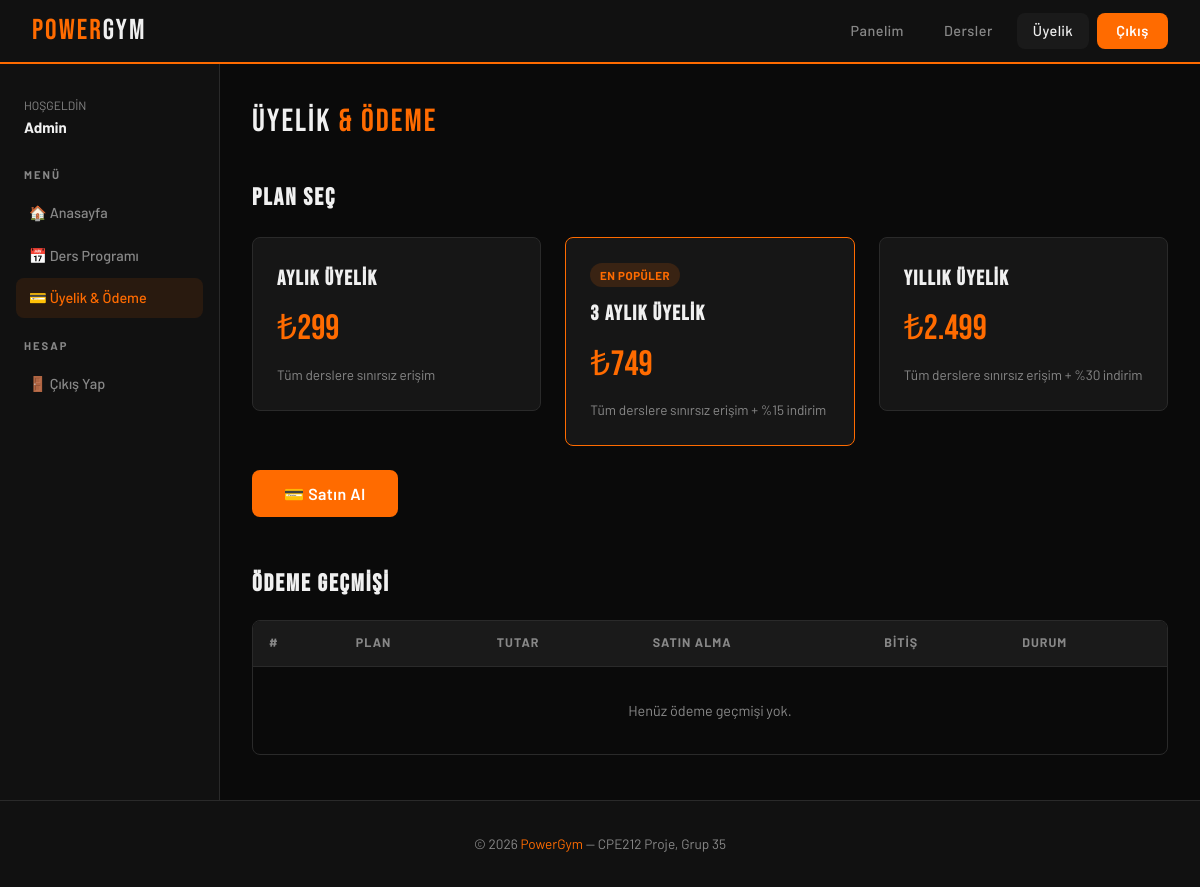
The page /member/payment.php (signed in) on the database its author committed.
### tables this page shows
CREATE TABLE memberships (
    membership_id   INT AUTO_INCREMENT PRIMARY KEY,
    name            VARCHAR(100) NOT NULL,        
    duration_days   INT NOT NULL,
    price           DECIMAL(10,2) NOT NULL,
    description     TEXT
);

### member/payment.php (the view, shortened to what this page needs)
<?php
require_once '../db/connection.php';
$user_id = $_SESSION['user_id'];
$plans = [];
$r = mysqli_query($conn, "SELECT * FROM memberships ORDER BY price ASC");
while ($row = mysqli_fetch_assoc($r)) $plans[] = $row;
$history = mysqli_query($conn, "
    SELECT p.*, m.name AS plan_name
    FROM payments p
    JOIN memberships m ON p.membership_id = m.membership_id
    WHERE p.user_id=$user_id
    ORDER BY p.payment_date DESC
");
$active = mysqli_fetch_assoc(mysqli_query($conn, "
    SELECT p.*, m.name AS plan_name
    FROM payments p JOIN memberships m ON p.membership_id=m.membership_id
    WHERE p.user_id=$user_id AND p.status='active' AND p.expiry_date>=CURDATE()
    LIMIT 1
"));
?>
<!DOCTYPE html>
<html lang="tr">
<head>
  <link rel="stylesheet" href="../css/style.css">
</head>
<body>
<nav>
  <a href="../index.php" class="nav-logo">POWER<span>GYM</span></a>
  <div class="nav-links">
    <a href="dashboard.php">Panelim</a>
    <a href="classes.php">Dersler</a>
    <a href="payment.php" class="active">Üyelik</a>
    <a href="../auth/logout.php" class="btn-nav">Çıkış</a>
  </div>
</nav>
<div class="dash-wrap">
  <aside class="sidebar">
    <div style="padding:.5rem;margin-bottom:1rem;">
      <div style="font-size:.75rem;color:var(--text-muted);">HOŞGELDİN</div>
      <div style="font-weight:700;"><?= htmlspecialchars($_SESSION['name']) ?></div>
    </div>
    <div class="sidebar-section">Menü</div>
    <a href="dashboard.php">🏠 Anasayfa</a>
    <a href="classes.php">📅 Ders Programı</a>
    <a href="payment.php" class="active">💳 Üyelik & Ödeme</a>
    <div class="sidebar-section">Hesap</div>
    <a href="../auth/logout.php">🚪 Çıkış Yap</a>
  </aside>
  <main class="dash-content">
    <div class="page-header">
      <div class="page-title">ÜYELİK <span style="color:var(--primary);">&amp; ÖDEME</span></div>
    </div>
    <h2 style="font-family:'Bebas Neue',sans-serif;font-size:1.5rem;letter-spacing:2px;margin-bottom:1.2rem;">
      <?= $active ? 'PLANI YENİLE / DEĞİŞTİR' : 'PLAN SEÇ' ?>
    </h2>
    <form method="POST">
      <div class="grid grid-3" style="margin-bottom:1.5rem;">
      <?php foreach ($plans as $plan):
        $popular = $plan['duration_days'] == 90;
      ?>
        <label style="cursor:pointer;">
          <div class="card plan-card" id="card-<?= $plan['membership_id'] ?>"
               style="<?= $popular ? 'border-color:var(--primary);' : '' ?> transition:all .2s;"
               onclick="selectPlan(<?= $plan['membership_id'] ?>)">
            <?php if ($popular): ?>
              <span class="badge badge-primary" style="margin-bottom:.6rem;">En Popüler</span>
            <?php endif; ?>
            <h3><?= htmlspecialchars($plan['name']) ?></h3>
            <div style="font-family:'Bebas Neue',sans-serif;font-size:2.2rem;color:var(--primary);margin:.4rem 0;">
              ₺<?= number_format($plan['price'],0,'.','.') ?>
            </div>
            <p style="font-size:.85rem;color:var(--text-muted);"><?= htmlspecialchars($plan['description']) ?></p>
          </div>
        </label>
      <?php endforeach; ?>
      </div>
      <button type="submit" class="btn btn-primary btn-lg">
        💳 Satın Al
      </button>
    </form>
    <div style="margin-top:3rem;">
      <h2 style="font-family:'Bebas Neue',sans-serif;font-size:1.5rem;letter-spacing:2px;margin-bottom:1rem;">
        ÖDEME GEÇMİŞİ
      </h2>
      <div class="table-wrap">
        <table>
          <thead>
            <tr>
              <th>#</th>
              <th>Plan</th>
              <th>Tutar</th>
              <th>Satın Alma</th>
              <th>Bitiş</th>
              <th>Durum</th>
            </tr>
          </thead>
          <tbody>
          <?php $i=0; while($p = mysqli_fetch_assoc($history)): $i++; ?>
            <tr>
              <td style="color:var(--text-muted);"><?= $i ?></td>
              <td><?= htmlspecialchars($p['plan_name']) ?></td>
              <td style="color:var(--primary);font-weight:700;">₺<?= number_format($p['amount'],2,',','.') ?></td>
              <td><?= date('d.m.Y', strtotime($p['payment_date'])) ?></td>
              <td><?= date('d.m.Y', strtotime($p['expiry_date'])) ?></td>
              <td>
                <?php if ($p['status']==='active' && $p['expiry_date'] >= date('Y-m-d')): ?>
                  <span class="badge badge-success">Aktif</span>
                <?php elseif ($p['status']==='cancelled'): ?>
                  <span class="badge badge-danger">İptal</span>
                <?php else: ?>
                  <span class="badge badge-muted">Süresi Doldu</span>
                <?php endif; ?>
              </td>
            </tr>
          <?php endwhile; ?>
          <?php if ($i===0): ?>
            <tr><td colspan="6" style="text-align:center;color:var(--text-muted);padding:2rem;">Henüz ödeme geçmişi yok.</td></tr>
          <?php endif; ?>
          </tbody>
        </table>
      </div>
    </div>
  </main>
</div>
<footer>
  <p>© 2026 <span>PowerGym</span> — CPE212 Proje, Grup 35</p>
</footer>
</body>
</html>

### css/style.css (style rules this page uses)
:root { --primary: #FF6B00; --primary-dk: #CC5500; --accent: #FFD600; --bg: #0A0A0A; --bg2: #111111; --bg3: #1A1A1A; --card: #161616; --border: #2A2A2A; --text: #F0F0F0; --text-muted: #888888; --success: #22C55E; --danger: #EF4444; --warning: #F59E0B; --radius: 8px; --shadow: 0 4px 24px rgba(0,0,0,0.6); }
*, *::before, *::after { box-sizing: border-box; margin: 0; padding: 0; }
html { scroll-behavior: smooth; }
body { font-family: 'Barlow', sans-serif; background: var(--bg); color: var(--text); font-size: 15px; line-height: 1.6; min-height: 100vh; }
nav { background: var(--bg2); border-bottom: 2px solid var(--primary); padding: 0 2rem; position: sticky; top: 0; z-index: 100; display: flex; align-items: center; justify-content: space-between; height: 64px; }
.nav-logo { font-family: 'Bebas Neue', sans-serif; font-size: 1.8rem; letter-spacing: 2px; color: var(--primary); text-decoration: none; }
.nav-logo span { color: var(--text); }
.nav-links { display: flex; gap: 0.5rem; align-items: center; }
.nav-links a { color: var(--text-muted); text-decoration: none; padding: 0.4rem 1rem; border-radius: var(--radius); font-weight: 500; font-size: 0.9rem; letter-spacing: 0.5px; transition: color 0.2s, background 0.2s; }
.nav-links a:hover, .nav-links a.active { color: var(--text); background: var(--bg3); }
.nav-links .btn-nav { background: var(--primary); color: #fff !important; padding: 0.4rem 1.2rem; font-weight: 600; }
.grid { display: grid; gap: 1.5rem; }
.grid-3 { grid-template-columns: repeat(auto-fill, minmax(240px, 1fr)); }
.card { background: var(--card); border: 1px solid var(--border); border-radius: var(--radius); padding: 1.5rem; transition: border-color 0.2s, transform 0.2s; }
.card h3 { font-family: 'Bebas Neue', sans-serif; font-size: 1.3rem; letter-spacing: 1.5px; margin-bottom: 0.4rem; }
.card p { color: var(--text-muted); font-size: 0.9rem; }
.btn { display: inline-flex; align-items: center; gap: 0.4rem; padding: 0.6rem 1.4rem; border-radius: var(--radius); font-family: 'Barlow', sans-serif; font-size: 0.9rem; font-weight: 600; letter-spacing: 0.5px; cursor: pointer; border: none; text-decoration: none; transition: all 0.2s; }
.btn-primary { background: var(--primary); color: #fff; }
.btn-lg { padding: 0.85rem 2rem; font-size: 1rem; }
.table-wrap { overflow-x: auto; border-radius: var(--radius); border: 1px solid var(--border); }
table { width: 100%; border-collapse: collapse; }
table th { background: var(--bg3); color: var(--text-muted); font-size: 0.78rem; font-weight: 700; letter-spacing: 1px; text-transform: uppercase; padding: 0.8rem 1rem; text-align: left; }
table td { padding: 0.85rem 1rem; border-top: 1px solid var(--border); font-size: 0.9rem; vertical-align: middle; }
.badge { display: inline-block; font-size: 0.72rem; font-weight: 700; letter-spacing: 0.5px; text-transform: uppercase; padding: 0.2rem 0.6rem; border-radius: 2rem; }
.badge-primary { background: rgba(255,107,0,0.15); color: var(--primary); }
.dash-wrap { display: flex; min-height: calc(100vh - 64px); }
.sidebar { width: 220px; background: var(--bg2); border-right: 1px solid var(--border); padding: 1.5rem 1rem; flex-shrink: 0; }
.sidebar-section { font-size: 0.7rem; font-weight: 700; letter-spacing: 2px; text-transform: uppercase; color: var(--text-muted); margin: 1.2rem 0 0.5rem; padding: 0 0.5rem; }
.sidebar a { display: flex; align-items: center; gap: 0.6rem; color: var(--text-muted); text-decoration: none; padding: 0.55rem 0.8rem; border-radius: var(--radius); font-size: 0.9rem; font-weight: 500; transition: all 0.2s; margin-bottom: 2px; }
.sidebar a:hover, .sidebar a.active { background: rgba(255,107,0,0.1); color: var(--primary); }
.dash-content { flex: 1; padding: 2rem; overflow-x: hidden; }
.page-header { display: flex; justify-content: space-between; align-items: center; margin-bottom: 2rem; flex-wrap: wrap; gap: 1rem; }
.page-title { font-family: 'Bebas Neue', sans-serif; font-size: 2rem; letter-spacing: 2px; }
footer { background: var(--bg2); border-top: 1px solid var(--border); padding: 2rem; text-align: center; color: var(--text-muted); font-size: 0.85rem; }
footer span { color: var(--primary); }

### rows shown on the page
memberships: name "Aylık Üyelik", price "299", description "Tüm derslere sınırsız erişim"
memberships: duration_days "EN POPÜLER", name "3 Aylık Üyelik", price "749", description "Tüm derslere sınırsız erişim + %15 indirim"
memberships: name "Yıllık Üyelik", price "2.499", description "Tüm derslere sınırsız erişim + %30 indirim"

### other values the page prints
$_SESSION['name'] "Admin"
